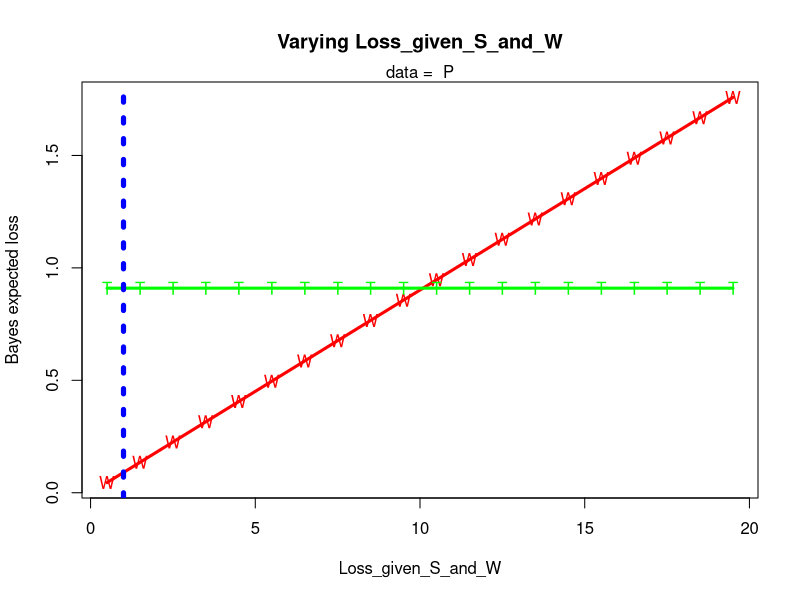

Write R code to recreate this figure. (Note: this script raises an error after producing the figure.)
#####    Simple decision theory problem

simple.bayes.vectorized <- function (
	prev =  0.001, 
	sens = 0.99,	spec = 0.99,
	L.SW = 1,    #### inaction  (wait)
	L.HT = 1,    #### treatment
	data = "P"  #### or "N"
) {
	prior = c(prev, 1-prev)
	prior.odds = prev/(1-prev) 
	if (data=="P") {
		model.S = sens
		model.H = 1-spec
	}
	else if (data=="N"){
		model.S = 1-sens
		model.H = spec
	}
	else stop("data should be either P or N")   #### Use "stop" when a "fatal" error is detected.
	lik.ratio = model.S/model.H
	posterior.odds = 	prior.odds * lik.ratio
	posterior.S = posterior.odds/(1+posterior.odds)
	posterior.H = 1/(1+posterior.odds)
	E.loss.W = posterior.S * L.SW
	E.loss.T = posterior.H * L.HT
	return (data.frame(	E.loss.W, E.loss.T))
}

plot.simple.bayes= function (
	prev =  0.001, 
	sens = 0.99,
	spec = 0.99,
	L.SW = 1,    #### inaction  
	L.HT = 1,    #### treatment
	data = "P",  #### or "N"
	...
) {
	params = list(prev, sens, spec, L.SW, L.HT)
	paramnames = c("prevalence","sensitivity","specificity","Loss_given_S_and_W","Loss_given_H_and_T")
	which.varies = which(unlist(lapply(params, length)) > 1)
	print(paste(which.varies, paramnames[which.varies]) )
  
	if (length(which.varies) != 1)
		stop("Exactly one parameter must vary")
	default.value = formals(plot.simple.bayes)[[which.varies]]
	horiz.values = params[[which.varies]]
	horiz.label = paramnames[which.varies]
	cat(horiz.label, default.value, "\n")
	E.loss = simple.bayes.vectorized(prev, sens, spec, L.SW, L.HT, data)
	E.loss.W = E.loss[ , 1]
	E.loss.T = E.loss[ , 2]
	plot (c(horiz.values, horiz.values), c(E.loss.W, E.loss.T), pch=" ", xlab=horiz.label, 
		ylab="Bayes expected loss", ...)
	lines (horiz.values, E.loss.W, pch= "W", col="red", lwd=3)
	lines (horiz.values, E.loss.T, pch= "T", col="green", lwd=3)
	points(horiz.values, E.loss.W, pch= "W", col="red", lwd=3)
	points(horiz.values, E.loss.T, pch= "T", col="green", lwd=3)
	abline(v=default.value, lty=3, lwd=5, col="blue")
	title (paste("Varying", horiz.label))
	mtext(paste("data = ", data))
	cat("Click on the graph where you want the legend's upper left point to go.\n")
	legend(locator(1),       #### NOTE:  "locator()" is interactive.
		c("wait",  "treat", "default value"), col=c("red","green","blue"),
		pch="WT.",
		lty=c(1,1,3), lwd=c(3,3,3) 
		)
	dev.copy(png, file=paste("simplebayes", horiz.label, "png", sep="."))  ### png = Portable Network Graphics
	dev.off()     ####  Closes the output graphic file.
	return(E.loss)
}

plot.simple.bayes(L.SW=seq(0.5,20,1))
plot.simple.bayes(L.HT=seq(0,1,0.05))
plot.simple.bayes(prev=1/10^seq(0.5,4,0.1), log="x")  ##### NOTE: use of log and "..."
plot.simple.bayes(sens=seq(0.1,1,.01))
plot.simple.bayes(spec=seq(0.99,1,.0002))
invisible( plot.simple.bayes(L.HT=seq(0,1,0.05))  )  #### NOTE: Suppresses automatic printing the return value.

plot.simple.bayes(data="N",    #### NOTE:  overriding the default arg value.
	prev=1-1/10^seq(0.5,4,0.1))
